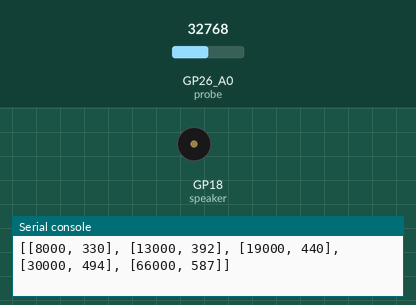
A program run on a simulated Raspberry Pi Pico running CircuitPython. Parts: buzzer (waves = sounding), the last lines printed to the serial console. The inputs (shaded band) are chosen by the test bench; at power-on: GP26_A0 (probe) = 32768 (analog values on the 0–65535 scale).

Above: at 0.1 s.
At 1.1 s:
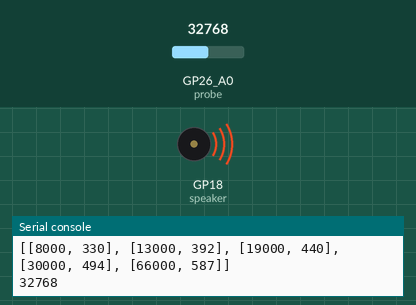
Timing chart, 0 to 2.6 s (numbered marks = the images above):
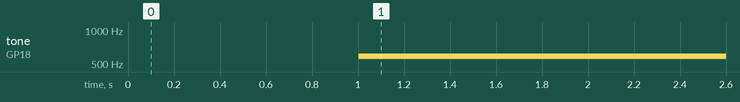

The program:

pico_piano_circuit_python.py
```python
import board
import pwmio
import time
from analogio import AnalogIn

import note_utils

probe_pin = board.GP26_A0
speaker_pin = board.GP18
probe = AnalogIn(probe_pin)
speaker = pwmio.PWMOut(speaker_pin, frequency=440, duty_cycle=0, variable_frequency=True)


min_probe_val = 1500
e_minor = [[8000, "E4"], [13000, "G4"], [19000, "A4"], [30000, "B4"], [66000,"D5"]]
diatonic = [[2500,"C4"],[3000,"C#4"],[3600,"D4"]]

def update_tone(probe_limit_freq_list, debug = False):
    probe_value = probe.value
    if debug:
        time.sleep(1)
        print(probe_value)
    if probe_value < min_probe_val:
           speaker.duty_cycle = 0
           return
    for probe_limit_freq_pair in probe_limit_freq_list:
        if probe_value < probe_limit_freq_pair[0]:
            speaker.duty_cycle = int(65535/2)
            speaker.frequency = probe_limit_freq_pair[1]
            return

def note_to_freq_list(probe_limit_note_list):
    probe_limit_freq_list = []
    for probe_limit_note_pair in probe_limit_note_list:
        temp_pair = []
        temp_pair.append(probe_limit_note_pair[0])
        temp_pair.append(note_utils.note_to_freq(probe_limit_note_pair[1],True))
        probe_limit_freq_list.append(temp_pair)
    return probe_limit_freq_list

loaded_list = note_to_freq_list(e_minor)
print(loaded_list)

while True:
    update_tone(loaded_list,True)
```

note_utils.py
```python
def note_to_midi(note):
    name = note.rstrip("0123456789-")
    octave = int(note[len(name):])
    note_to_num = {
        "C": 0,
        "C#": 1,
        "D": 2,
        "D#": 3,
        "E": 4,
        "F": 5,
        "F#": 6,
        "G": 7,
        "G#": 8,
        "A": 9,
        "A#": 10,
        "B": 11
    }
    midi = octave*12+note_to_num[name]+12
    return midi
################################################################################

def midi_to_freq(midi_num, should_round = False):
    distance = midi_num-69
    freq = 440*2**(distance/12)
    if should_round:
        return round(freq)
    return freq
################################################################################

def note_to_freq(note, should_round = False):
    midi = note_to_midi(note)
    return midi_to_freq(midi, should_round)
```

Measured:
- by itself, tone on GP18 (speaker): silent → 587 Hz at 1.0 s
